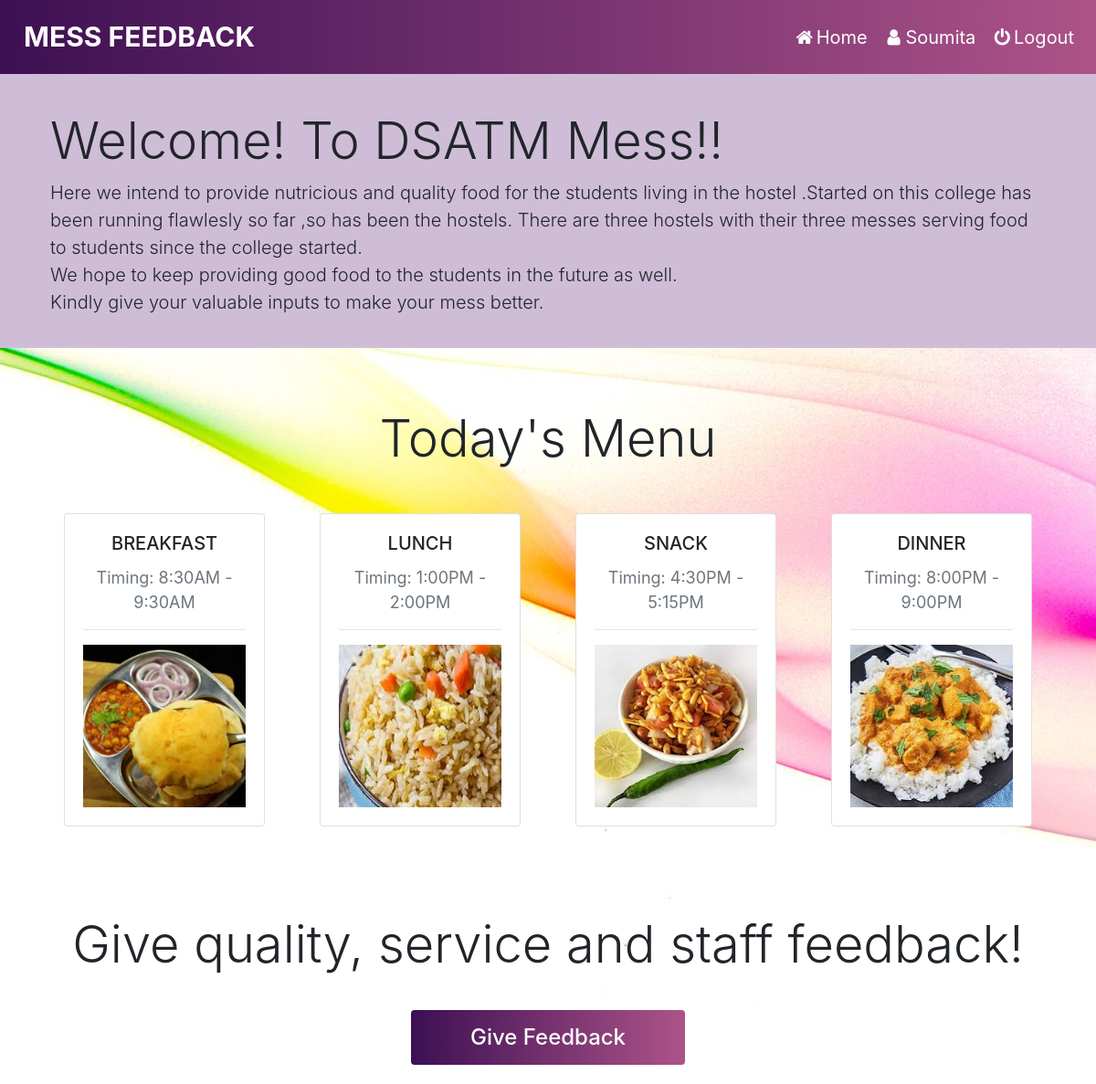
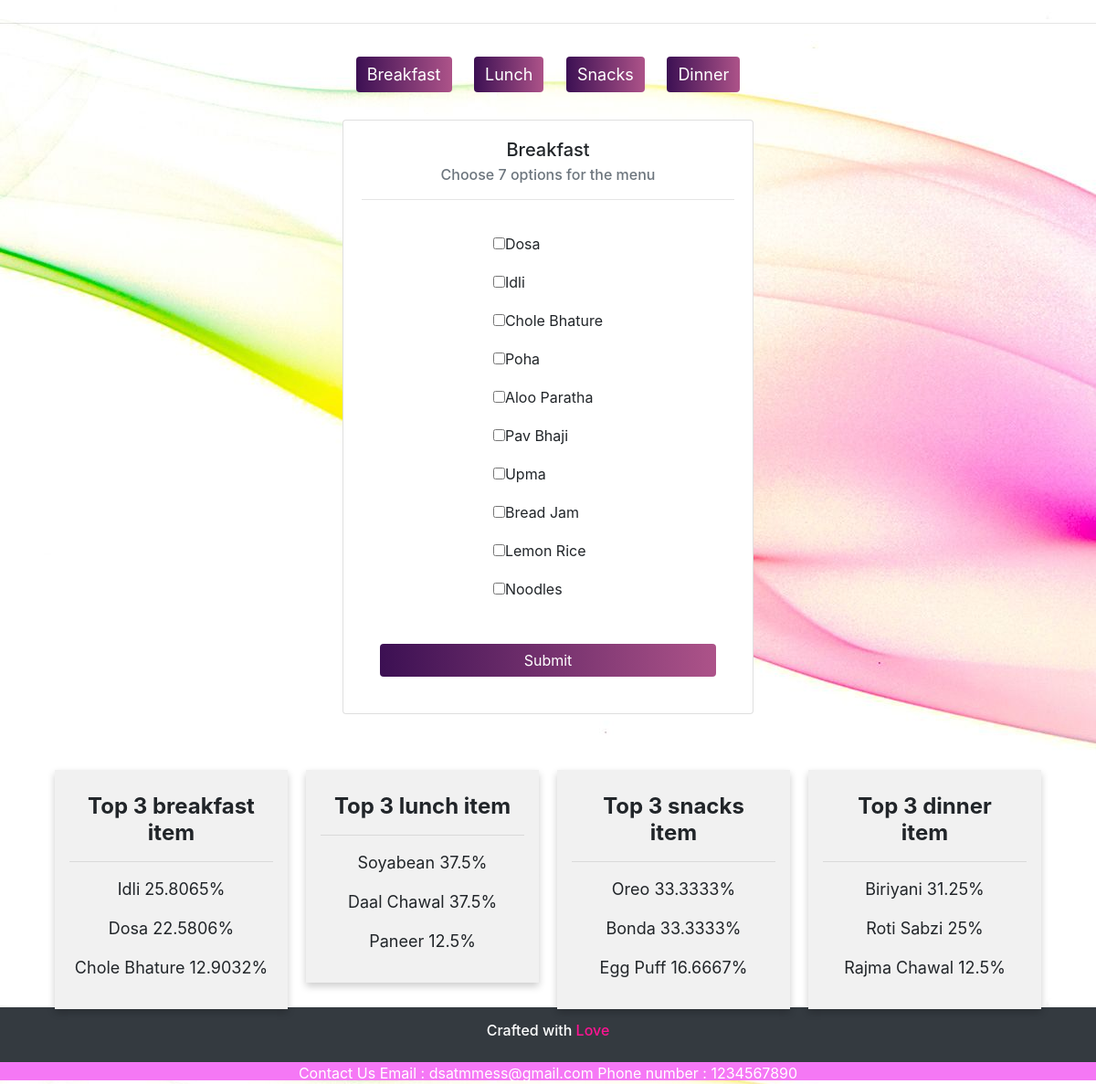
Page /home.php (signed in) on the committed database (2 pictures, top to bottom).
### tables this page shows
CREATE TABLE `food_list` (
  `food_id` int(11) NOT NULL,
  `food_name` varchar(255) NOT NULL,
  `food_type` char(1) NOT NULL
);

CREATE TABLE `votes_percentage` (
  `food_id` int(11) NOT NULL,
  `percentage` float NOT NULL
);

### home.php (the view, shortened to what this page needs)
<?php
$conn = mysqli_connect('localhost','root','','project');
$query1 = "select food_name from food_list where food_type='B'";
$result1= mysqli_query($conn, $query1);
$top_b_query = "SELECT a.food_id,a.food_name,b.percentage from food_list a,votes_percentage b where a.food_id=b.food_id and a.food_id BETWEEN 1 and 10 ORDER BY percentage DESC limit 3";
$top_b = mysqli_query($conn, $top_b_query);
$top_l_query = "SELECT a.food_id,a.food_name,b.percentage from food_list a,votes_percentage b where a.food_id=b.food_id and a.food_id BETWEEN 11 and 20 ORDER BY percentage DESC limit 3";
$top_l = mysqli_query($conn, $top_l_query);
$top_s_query = "SELECT a.food_id,a.food_name,b.percentage from food_list a,votes_percentage b where a.food_id=b.food_id and a.food_id BETWEEN 21 and 30 ORDER BY percentage DESC limit 3";
$top_s = mysqli_query($conn, $top_s_query);
$top_d_query = "SELECT a.food_id,a.food_name,b.percentage from food_list a,votes_percentage b where a.food_id=b.food_id and a.food_id BETWEEN 31 and 40 ORDER BY percentage DESC limit 3";
$top_d = mysqli_query($conn, $top_d_query);
?>
<!DOCTYPE html>
<html>
<head>
    <link rel="stylesheet" href="https://maxcdn.bootstrapcdn.com/bootstrap/4.3.1/css/bootstrap.min.css">
    <link rel="stylesheet" href="https://cdnjs.cloudflare.com/ajax/libs/font-awesome/4.7.0/css/font-awesome.min.css">
    <link rel="stylesheet" type="text/css" href="styles/style.css">
</head>
<body style="background-image: url('home.jpg');">
    <nav class="navbar navbar-expand-lg navbar-white bg-white">
        <a class="navbar-brand" id="big" href="#"><b>MESS FEEDBACK</b></a>
        <div class="collapse navbar-collapse" id="navbarNavAltMarkup">
            <div class="navbar-nav ml-auto">
                <a class="nav-item nav-link" href="home.php"><i class="fa fa-fw fa-home"></i>Home</i></a>
                <a class="nav-item nav-link" href="user.php"><i class="fa fa-fw fa-user"></i><?php echo $_SESSION['username']; ?></i></a>
                <a class="nav-item nav-link" href="logout.php"><i class="fa fa-fw fa-power-off"></i>Logout</i></a>
            </div>
        </div>
    </nav>
    <div class="jumbotron jumbotron-fluid">
        <div class="container">
            <h3 class="display-4">Welcome! To DSATM Mess!!</h3>
            <p class="lead">
                Here we intend to provide nutricious and quality food for the students living in the hostel .Started on this college has been running flawlesly so far ,so has been the hostels. There are three hostels with their three messes serving food to students since
                the college started.
                <br> We hope to keep providing good food to the students in the future as well.<br>Kindly give your valuable inputs to make your mess better.
            </p>
        </div>
    </div>
    <br>
    <h4 class="display-4 text-center">Today's Menu</h4>
    <div id="menu" class="container">
        <div class="row card-deck mb-5 mt-5">
            <div class="col-md-3 col-sm-5">
                <div class="card">
                    <div class="card-body">
                        <h5 class="card-title text-uppercase text-center">Breakfast</h5>
                        <p class="text-muted text-center">Timing: 8:30AM - 9:30AM</p>
                        <hr>
                        <div id="breakfast" class="carousel slide" data-ride="carousel" data-interval="2500">
                            <div class="carousel-inner">
                                <div class="carousel-item active">
                                    <img src="#" id="breakfastimg" class="d-block w-100">
                                </div>
                            </div>
                        </div>
                    </div>
                </div>
            </div>
            <div class="col-md-3 col-sm-5">
                <div class="card">
                    <div class="card-body">
                        <h5 class="card-title text-uppercase text-center">Lunch</h5>
                        <p class="text-muted text-center">Timing: 1:00PM - 2:00PM</p>
                        <hr>
                        <div id="lunch" class="carousel slide" data-ride="carousel" data-interval="2500">
                            <div class="carousel-inner">
                                <div class="carousel-item active">
                                    <img src="#" id="lunchimg" class="d-block w-100">
                                </div>
                            </div>
                        </div>
                    </div>
                </div>
            </div>
            <div class="col-md-3 col-sm-5">
                <div class="card">
                    <div class="card-body">
                        <h5 class="card-title text-uppercase text-center">Snack</h5>
                        <p class="text-muted text-center">Timing: 4:30PM - 5:15PM</p>
                        <hr>
                        <div id="snack" class="carousel slide" data-ride="carousel" data-interval="2500">
                            <div class="carousel-inner">
                                <div class="carousel-item active">
                                    <img src="#" id="snacksimg" class="d-block w-100">
                                </div>
                            </div>
                        </div>
                    </div>
                </div>
            </div>
            <div class="col-md-3 col-sm-5">
                <div class="card">
                    <div class="card-body">
                        <h5 class="card-title text-uppercase text-center">Dinner</h5>
                        <p class="text-muted text-center">Timing: 8:00PM - 9:00PM</p>
                        <hr>
                        <div id="Dinner" class="carousel slide" data-ride="carousel" data-interval="2500">
                            <div class="carousel-inner">
                                <div class="carousel-item active">
                                    <img src="#" id="dinnerimg" class="d-block w-100">
                                </div>
                            </div>
                        </div>
                    </div>
                </div>
            </div>
        </div>
    </div>
    <br>
    <br>
    <center>
        <h1 class="display-4">Give quality, service and staff feedback!</h1>
    </center>
    <center><a href="feedback.php"><button class="btn btn-primary fb-btn" style="height:60px;margin:30px; width:300px;" ><h4>Give Feedback</h4></button></a></center>
    <hr>
    <div class="btn-center">
        <button class="btn btn-primary menu-btn" id="breakfast-btn">Breakfast</button>
        <button class="btn btn-primary menu-btn" id="lunch-btn">Lunch</button>
        <button class="btn btn-primary menu-btn" id="snacks-btn">Snacks</button>
        <button class="btn btn-primary menu-btn" id="dinner-btn">Dinner</button>
    </div>
    <div id="check" class="container">
        <div class="flex">
            <div class="menu-card" id="menucard-b">
                <div class="card">
                    <div class="card-body">
                        <h5 class="card-title" style="text-align:center">Breakfast</h5>
                        <h6 class="card-subtitle text-muted" style="text-align:center">Choose 7 options for the menu</h6>
                        <hr>
                        <form id="breakfast-select" name="breakfast" action="check.php" method="POST">
                            <div class="menu-items">
                                <div class="menu-1">
                                    <?php
                                        while($food1 = mysqli_fetch_assoc($result1))
                                        {
                                    ?>
                                    <div class="checkbox"><label><input type="checkbox" value=<?php  echo '"'.$food1['food_name'].'"' ?> name="b-menu[]" onclick="return checkboxlimit()"><?php echo $food1['food_name']; ?></label></div>
                                    <?php
                                        }
                                    ?>
                                </div>
                            </div>
                            <div class="submit-center">
                                <button type="submit" class="btn btn-block btn-primary">Submit</button>
                            </div>
                        </form>
                    </div>
                </div>
            </div>
        </div>
    </div>
<br><br><br>
<div class="container-c">
<div class="coloumn">
    <div class="card-t">
    <center><h4><b>Top 3 breakfast item</b></h4><hr></center>
    <?php
        while($top_b_result=mysqli_fetch_assoc($top_b))
            {
                ?>
               <center><p><?php echo $top_b_result['food_name']." ".$top_b_result['percentage']."% "?></p></center>
            <?php
            }
         ?>
     </div>
  </div>
  <div class="coloumn">
  <div class="card-t">
  <center><h4><b>Top 3 lunch item</b></h4><hr></center>
    <?php
            while($top_l_result=mysqli_fetch_assoc($top_l))
         {
            ?>
            <center><p><?php echo $top_l_result['food_name']." ".$top_l_result['percentage']."% "; ?></p></center>
        <?php
            }
         ?>
       </div>
  </div>
  <div class="coloumn">
  <div class="card-t">
  <center><h4><b>Top 3 snacks item</b></h4><hr></center>
    <?php
        while($top_s_result=mysqli_fetch_assoc($top_s))
            {
                ?>
                <center><p><?php echo $top_s_result['food_name']." ".$top_s_result['percentage']."% "; ?></p></center>
            <?php
            }
         ?>
         </div>
  </div>
  <div class="coloumn">
  <div class="card-t">
  <center><h4><b>Top 3 dinner item</b></h4><hr></center>
    <?php
        while($top_d_result=mysqli_fetch_assoc($top_d))
            {
                ?>
                <center><p><?php echo $top_d_result['food_name']." ".$top_d_result['percentage']."% "; ?></p></center>
            <?php
            }
         ?>
  </div>
</div>
        </div>
    <div>
        <footer class="page-footer bg-dark">
            <div>
                <p style="color:white" class="h6 text-center footer-copyright p-3">Crafted with <span style="color: deeppink">Love</span></p>
                <div class="contact-footer">
                    <span>Contact Us</span>
                    <span>Email : dsatmmess@gmail.com Phone number : 1234567890</span>
                </div>
            </div>
        </footer>
    </div>
</body>
</html>

### styles/style.css (style rules this page uses)
* { text-decoration: none; }
body { padding: 0; background-position: cover; }
.navbar { background: #ad5389; background: -webkit-linear-gradient(to right, #3c1053, #ad5389); background: linear-gradient(to right, #3c1053, #ad5389); }
#big { text-decoration-color: black; font-size: 30px; }
.navbar a { float: left; padding: 10px; color: #fff; text-decoration: none; font-size: 20px; }
.jumbotron { height: 300px; padding: 40px; background-color: rgb(207, 189, 216); ); }
.flex { display: flex; flex-direction: row; justify-content: center; }
.btn { border: none; background: #ad5389; background: -webkit-linear-gradient(to right, #3c1053, #ad5389); background: linear-gradient(to right, #3c1053, #ad5389); }
.btn-center { text-align: center; align-items: center; }
.menu-btn { border: none; font-size: 18px; margin: 20px 10px; background: linear-gradient(to right, #3c1053, #ad5389); transition: .3s; }
.fb-btn { height: 50px; width: 130px; margin: 30px; }
.coloumn { float: left; width: 25%; padding: 0 10px; }
.row { margin: 0 -5px; }
.row:after { content: ""; display: flex; clear: both; }
h4 { margin: 10px; }
.card-t { box-shadow: 0 4px 8px 0 rgba(0, 0, 0, 0.2); padding: 16px; text-align: center; background-color: #f1f1f1; }
.container-c { display: flex; margin: 30px; padding: 20px; height: 250px; }
.menu-card { padding: 10px 20px; height: 600px; width: 490px; }
.submit-center { display: flex; justify-content: center; margin: 20px 20px; }
.menu-items { display: flex; flex-direction: row; justify-content: space-evenly; }
.menu-1, .menu-2 { margin: 0px 10px; padding: 15px; }
.checkbox, .d-menu { padding: 5px 10px; }
.page-footer { margin: 30px 0px 0px; }
.contact-footer { background-color: rgb(245, 120, 245); color: white; text-align: center; height: 20px; }
p { font-size: 18px; }

### rows in the picture
food_list: food_name "Dosa", votes_percentage.percentage "22.5806"
food_list: food_name "Idli", votes_percentage.percentage "25.8065"
food_list: food_name "Chole Bhature", votes_percentage.percentage "12.9032"
food_list: food_name "Poha"
food_list: food_name "Aloo Paratha"
food_list: food_name "Pav Bhaji"
food_list: food_name "Upma"
food_list: food_name "Bread Jam"
food_list: food_name "Lemon Rice"
food_list: food_name "Noodles"
food_list: food_name "Soyabean", votes_percentage.percentage "37.5"
food_list: food_name "Daal Chawal", votes_percentage.percentage "37.5"
food_list: food_name "Paneer", votes_percentage.percentage "12.5"
food_list: food_name "Oreo", votes_percentage.percentage "33.3333"
food_list: food_name "Bonda", votes_percentage.percentage "33.3333"
food_list: food_name "Egg Puff", votes_percentage.percentage "16.6667"
food_list: food_name "Biriyani", votes_percentage.percentage "31.25"
food_list: food_name "Roti Sabzi", votes_percentage.percentage "25"
food_list: food_name "Rajma Chawal", votes_percentage.percentage "12.5"

### other values in the picture
$_SESSION['username'] "Soumita"
